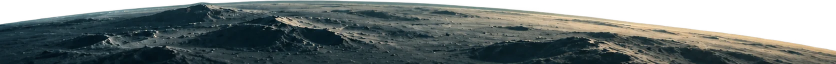
#> input picture src/assets/img/horizon.webp, 1672 x 128 px (shown at 1/2 size); its folder holds only this picture in this run
$ python make_globe_texture.py ../src/assets/img/horizon.webp out.png
#> lines starting #> are read from the running program, lines starting #| are printed output that depends on the picture; after the words box and inside, x2 and y2 are one past the last pixel; in counts of white or black regions, pixels touching at a corner belong together
"""Gera a textura equiretangular (mapa 2:1) usada para girar Marte e a Lua em 360°.

As fotos dos planetas mostram só um hemisfério. Este script "desenrola" esse
hemisfério (projeção ortográfica -> equiretangular) e completa o lado de trás com a
mesma foto girada 180°, misturando as duas faces numa faixa larga (sem emenda). A iluminação que vem na foto é neutralizada
(dividida por um borrão grande), porque o site aplica luz e sombra fixas por cima.

Uso, na raiz do projeto:
    python tools/make_globe_texture.py design/originais/mars.png web/img/mars-tex.jpg
    python tools/make_globe_texture.py design/originais/moon.png web/img/moon-tex.jpg --gray --flatten 0.3 --gain 1.3
"""
from __future__ import annotations

import argparse

import numpy as np
from PIL import Image, ImageFilter


def build(src: str, dst: str, width: int = 2048, k: float = 0.68, flatten: float = 0.6, gray: bool = False, blur_r: float = 0.45, gain_all: float = 1.0) -> None:
#> called with src = '../src/assets/img/horizon.webp', dst = 'out.png', width = 2048, k = 0.68, flatten = 0.6, gray = False, blur_r = 0.45, gain_all = 1
    im = Image.open(src).convert("RGBA")
#> im is the input picture: PIL image 1672x128 RGBA; mean R, G, B, A 60.2, 69.7, 67.5, 193.8
    alpha = np.asarray(im.split()[3])
    ys, xs = np.nonzero(alpha > 128)
    cx, cy = (xs.min() + xs.max()) / 2, (ys.min() + ys.max()) / 2
#> cx = 835.5; cy = 64
    r = min(xs.max() - xs.min(), ys.max() - ys.min()) / 2 * 0.985
#> r = 62.05

    rgb = np.asarray(im.convert("RGB"), dtype=np.float32)
    if flatten:
        # tira o sombreado da foto: divide pela luminância borrada (só dentro do disco)
        lum = rgb.mean(axis=2)
        mask = alpha > 128
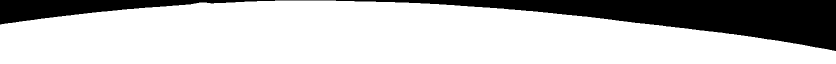
#> mask: shape (128, 1672) bool (shown at 1/2 size); 76.7% white; 1 black region, box (x1, y1, x2, y2) and area: (0, 0, 1672, 102) 49895
        filled = np.where(mask, lum, lum[mask].mean()).clip(0, 255).astype(np.uint8)
        blur = np.asarray(Image.fromarray(filled, "L").filter(ImageFilter.GaussianBlur(float(r) * blur_r)), dtype=np.float32)
        gain = (lum[mask].mean() / np.maximum(blur, 8.0)) ** flatten
        rgb = np.clip(rgb * gain[..., None], 0, 255)
    # corta reflexos estourados (brilho da foto na borda do disco)
    lum2 = rgb.mean(axis=2)
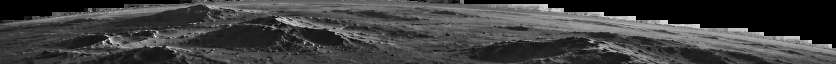
#> lum2: shape (128, 1672) float32 (shown at 1/2 size); min 0, max 255, mean 64.8
    cap = np.percentile(lum2[alpha > 128], 97)
#> cap = 153.8
    rgb = rgb * np.minimum(1.0, cap / np.maximum(lum2, 1.0))[..., None]
    if not gray:
        # reflexos da foto ficam claros e sem cor: puxa esses pontos para a cor média do planeta
        disc = alpha > 128
        mx, mn = rgb.max(axis=2), rgb.min(axis=2)
        sat = (mx - mn) / np.maximum(mx, 1.0)
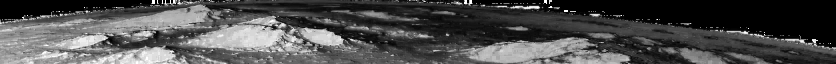
#> sat: shape (128, 1672) float32 (shown at 1/2 size); min 0, max 1, mean 0.307
        lum3 = rgb.mean(axis=2)
        med_s, med_l = np.median(sat[disc]), np.median(lum3[disc])
#> med_s = 0.309; med_l = 68.93
        med_rgb = np.median(rgb[disc], axis=0)
#> med_rgb = [54.88, 74.02, 77.94]
        m = np.clip((med_s * 0.85 - sat) / (med_s * 0.35), 0, 1) * np.clip((lum3 - med_l) / 35.0, 0, 1)
        m = np.asarray(Image.fromarray((m * 255).astype(np.uint8), "L").filter(ImageFilter.GaussianBlur(6)), dtype=np.float32)[..., None] / 255
#> m: shape (128, 1672, 1) float32
        rgb = rgb * (1 - m) + (med_rgb * 1.08) * m
    rgb = rgb * gain_all
    if gray:
        g = rgb.mean(axis=2, keepdims=True)
        rgb = g * np.array([1.0, 0.985, 0.955], dtype=np.float32)  # cinza levemente quente

    h = width // 2
    u = (np.arange(width) + 0.5) / width * 2 * np.pi - np.pi        # longitude -pi..pi
    v = np.pi / 2 - (np.arange(h) + 0.5) / h * np.pi                 # latitude pi/2..-pi/2
    lon, lat = np.meshgrid(u, v)
    alon = np.abs(lon)

    def sample(lo, la):
        sx = cx + r * np.cos(la) * np.sin(lo * k)                     # k evita a borda esticada do disco
        sy = cy - r * np.sin(la)
        xi = np.clip(np.round(sx).astype(int), 0, rgb.shape[1] - 1)
#> xi: shape (1024, 2048) int64; 126 distinct labels, from 773 to 898
        yi = np.clip(np.round(sy).astype(int), 0, rgb.shape[0] - 1)
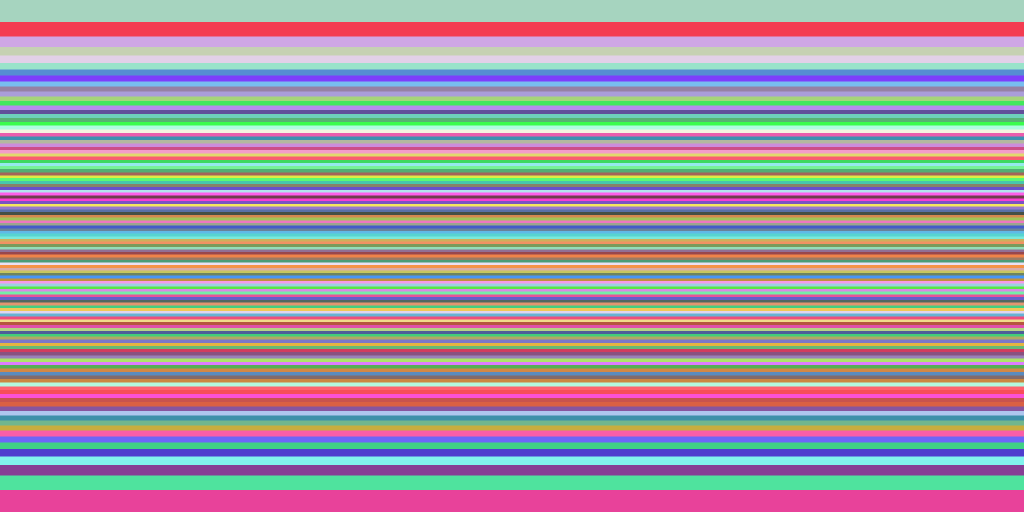
#> yi: shape (1024, 2048) int64 (shown at 1/2 size); 125 distinct labels, from 2 to 126; one colour per label, 0 black
        return rgb[yi, xi]

    # frente: a foto. Lado de trás: a mesma foto girada 180° (outra "face").
    # Como só usamos a fração k da longitude, a frente continua válida um pouco além
    # de 90°; as duas faces se misturam numa faixa larga, sem espelho e sem corte.
    lim = min(np.pi / 2 / k, np.radians(170)) - 0.02
    front = sample(np.clip(lon, -lim, lim), lat)
    back = sample(lon - np.sign(lon) * np.pi, -lat)
#> in sample (call 2), `xi = np.clip(np.round(sx).astype(int), 0, rgb.shape[1] - 1)`:
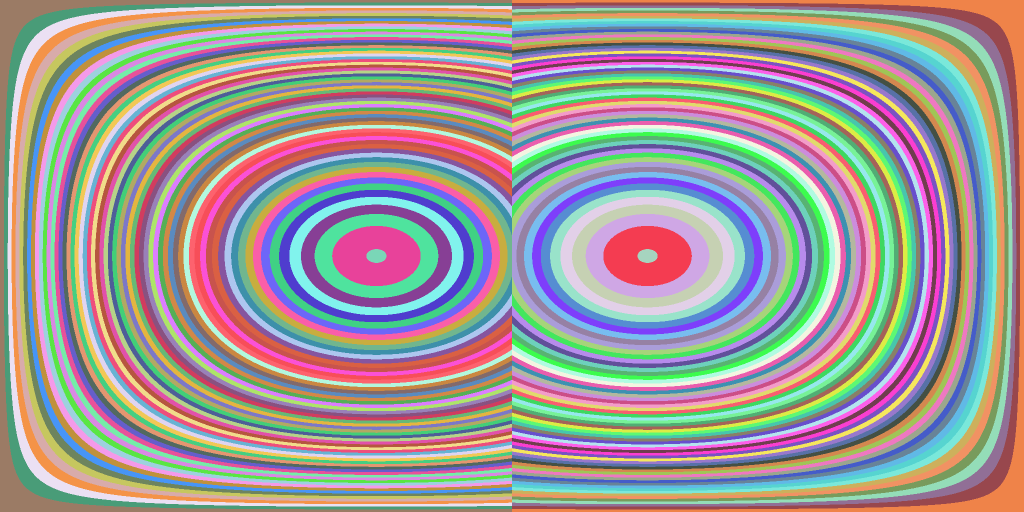
#> xi: shape (1024, 2048) int64 (shown at 1/2 size); 126 distinct labels, from 773 to 898; one colour per label, 0 black
#> in sample (call 2), `yi = np.clip(np.round(sy).astype(int), 0, rgb.shape[0] - 1)`:
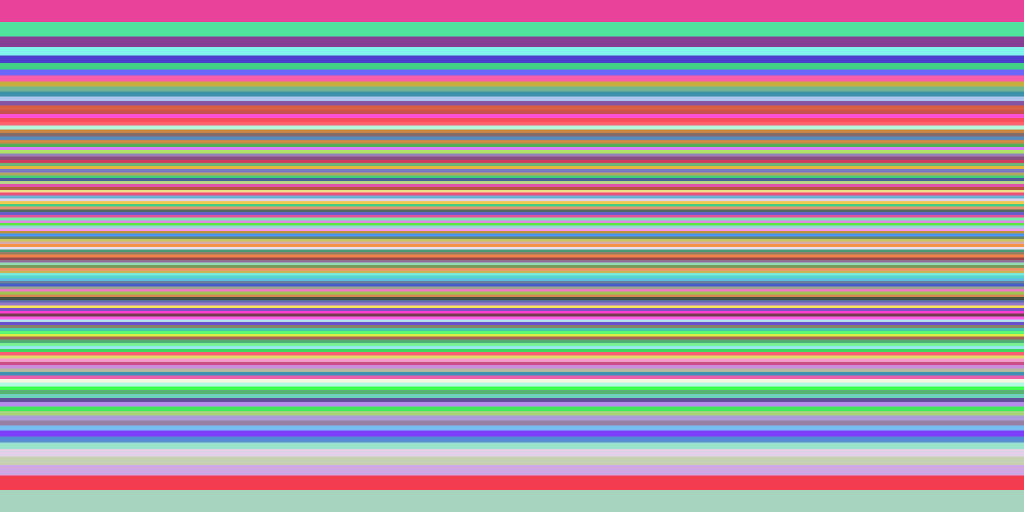
#> yi: shape (1024, 2048) int64 (shown at 1/2 size); 125 distinct labels, from 2 to 126; one colour per label, 0 black
    lo_, hi_ = np.radians(72), min(lim, np.radians(128))
    w = np.clip((alon - lo_) / (hi_ - lo_), 0, 1)[..., None]
    w = w * w * (3 - 2 * w)                                            # transição suave
    tex = front * (1 - w) + back * w
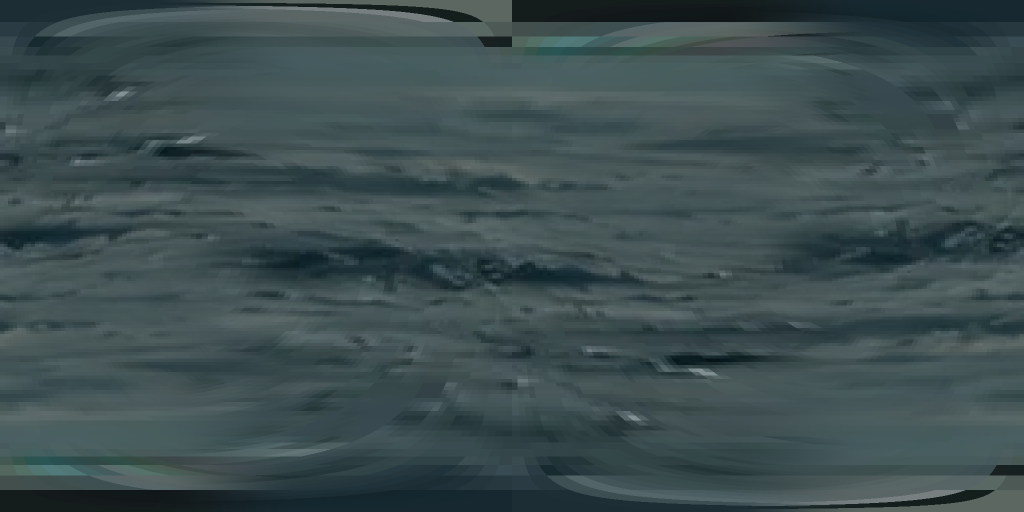
#> tex: shape (1024, 2048, 3) float64 (shown at 1/2 size); mean of channels 0, 1, 2 61.6, 78.4, 80.6; drawn as R, G, B
    tex = np.clip(tex, 0, 255).astype(np.uint8)
    Image.fromarray(tex).save(dst, quality=88, optimize=True, progressive=True)
    print(f"{dst}: {width}x{h}  centro=({cx:.0f},{cy:.0f}) raio={r:.0f}")
#| out.png: 2048x1024  centro=(836,64) raio=62


if __name__ == "__main__":
    ap = argparse.ArgumentParser()
    ap.add_argument("src")
    ap.add_argument("dst")
    ap.add_argument("--width", type=int, default=2048)
    ap.add_argument("--k", type=float, default=0.68, help="fração da longitude da foto usada (0-1)")
    ap.add_argument("--flatten", type=float, default=0.6, help="0 mantém o sombreado da foto, 1 remove tudo")
    ap.add_argument("--blur", type=float, default=0.45, help="raio do borrão (fração do raio) usado para tirar o sombreado")
    ap.add_argument("--gain", type=float, default=1.0, help="multiplica o brilho")
    ap.add_argument("--gray", action="store_true", help="textura em tons de cinza (Lua)")
    a = ap.parse_args()
    build(a.src, a.dst, a.width, a.k, a.flatten, a.gray, a.blur, a.gain)

$ run again, on src/assets/img/mars-tex.jpg
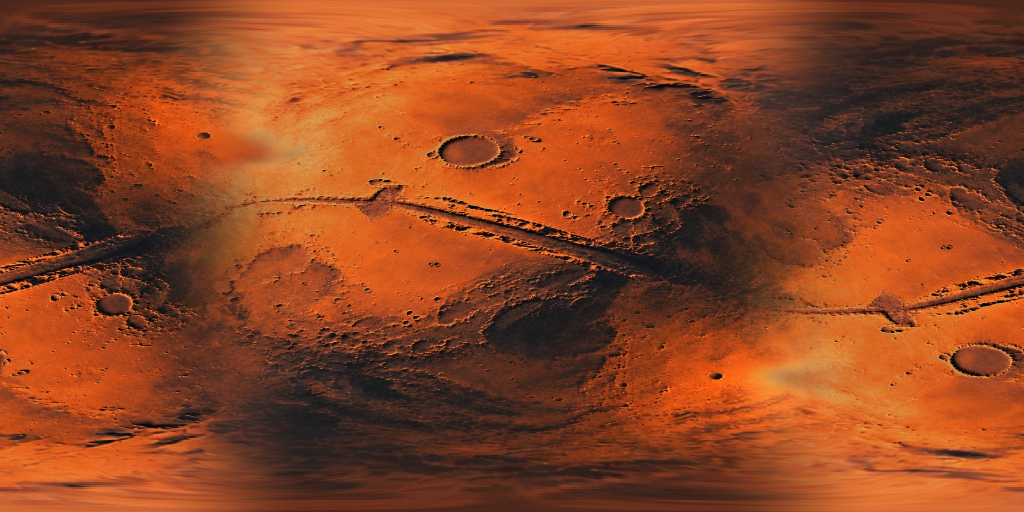
#> input picture src/assets/img/mars-tex.jpg, 2048 x 1024 px (shown at 1/2 size)
#> alpha: shape (1024, 2048); every value is 255
#> cx = 1023.5; cy = 511.5
#> r = 503.8
#> mask: shape (1024, 2048) bool; every value is 1
#> cap = 123.2
#> in build, `sat = (mx - mn) / np.maximum(mx, 1.0)`:
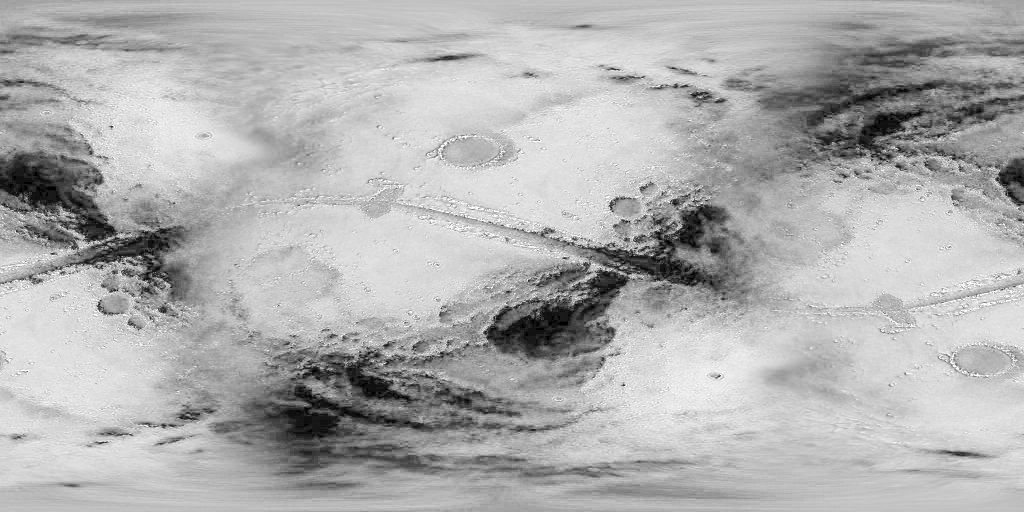
#> sat: shape (1024, 2048) float32 (shown at 1/2 size); min 0, max 1, mean 0.692
#> med_s = 0.742; med_l = 80.39
#> med_rgb = [143.4, 64.3, 34.2]
#> yi: shape (1024, 2048) int64; 804 distinct labels, from 8 to 1015
#> yi: shape (1024, 2048) int64; 804 distinct labels, from 8 to 1015
#> in build, `tex = front * (1 - w) + back * w`:
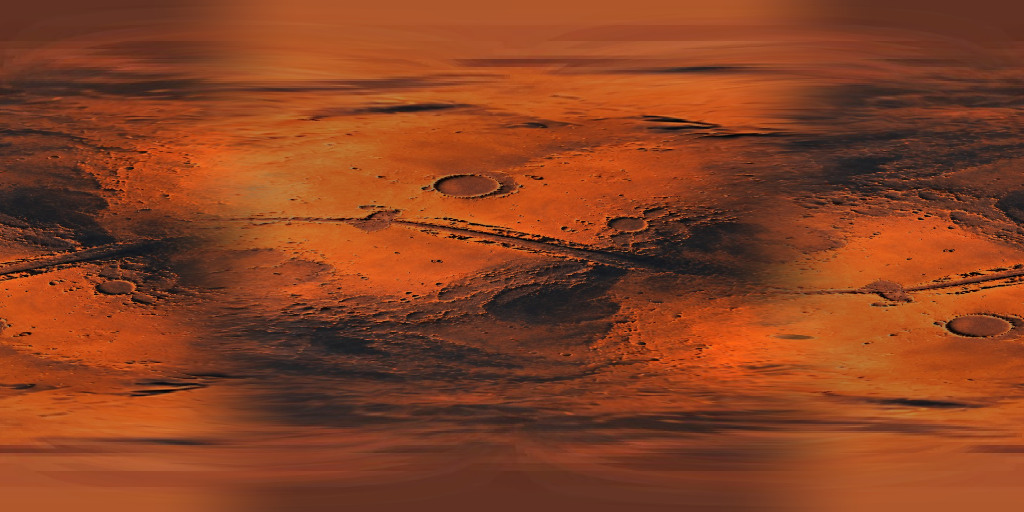
#> tex: shape (1024, 2048, 3) float64 (shown at 1/2 size); mean of channels 0, 1, 2 136.2, 65.5, 34.5; drawn as R, G, B
#| out.png: 2048x1024  centro=(1024,512) raio=504

$ run again, on src/assets/img/moon-tex.jpg
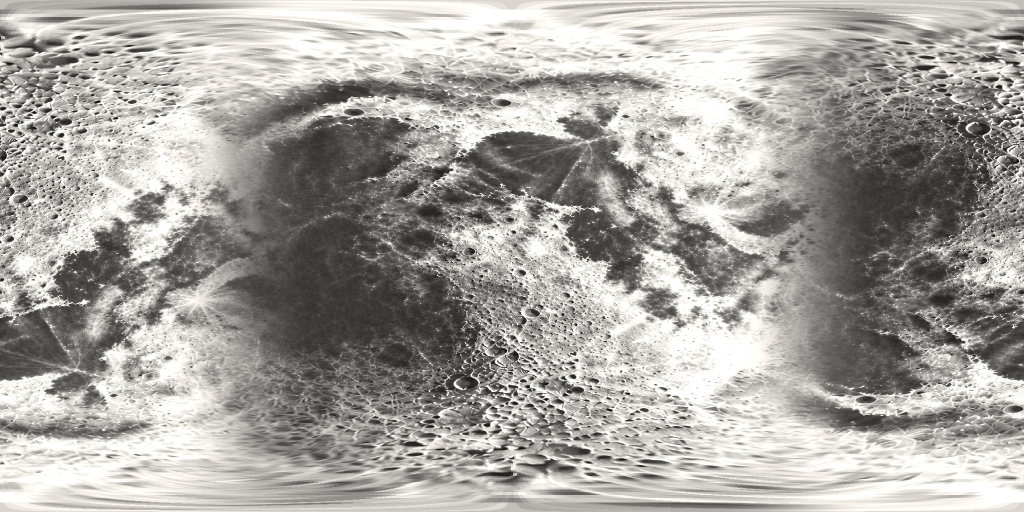
#> input picture src/assets/img/moon-tex.jpg, 2048 x 1024 px (shown at 1/2 size)
#> alpha: shape (1024, 2048); every value is 255
#> cx = 1023.5; cy = 511.5
#> r = 503.8
#> mask: shape (1024, 2048) bool; every value is 1
#> cap = 249
#> in build, `sat = (mx - mn) / np.maximum(mx, 1.0)`:
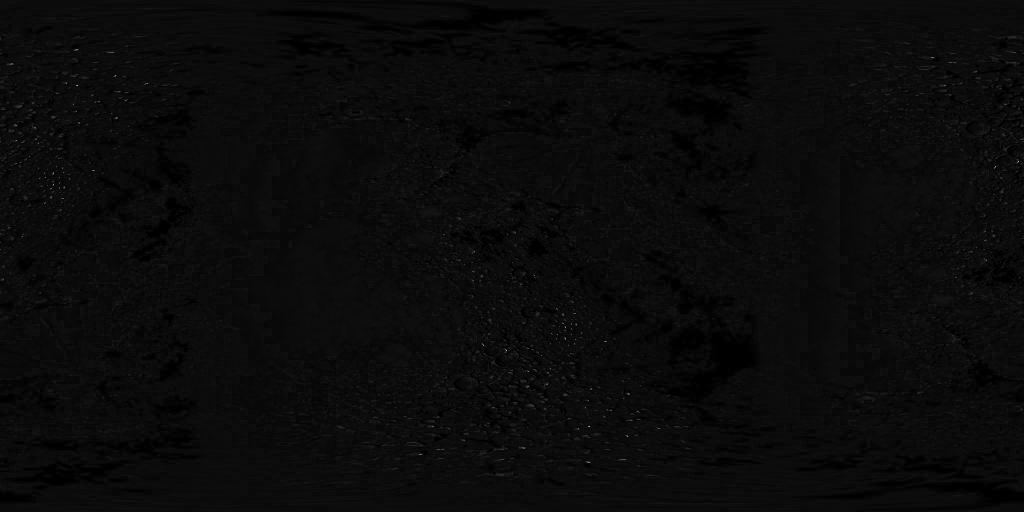
#> sat: shape (1024, 2048) float32 (shown at 1/2 size); min 0, max 1, mean 0.0424
#> med_s = 0.0433; med_l = 170.9
#> med_rgb = [174.4, 171.7, 166.6]
#> yi: shape (1024, 2048) int64; 804 distinct labels, from 8 to 1015
#> yi: shape (1024, 2048) int64; 804 distinct labels, from 8 to 1015
#> in build, `tex = front * (1 - w) + back * w`:
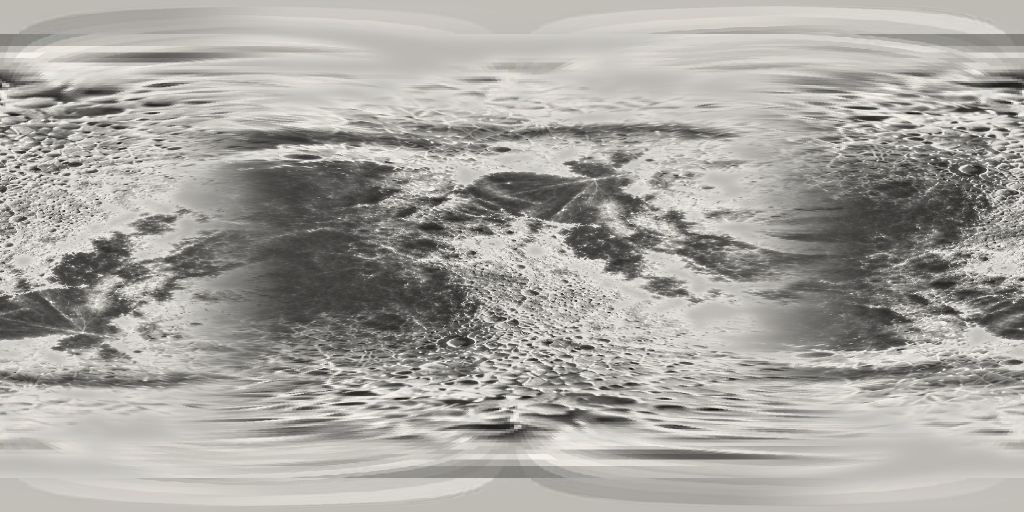
#> tex: shape (1024, 2048, 3) float64 (shown at 1/2 size); mean of channels 0, 1, 2 167.7, 165.4, 160.6; drawn as R, G, B
#| out.png: 2048x1024  centro=(1024,512) raio=504
